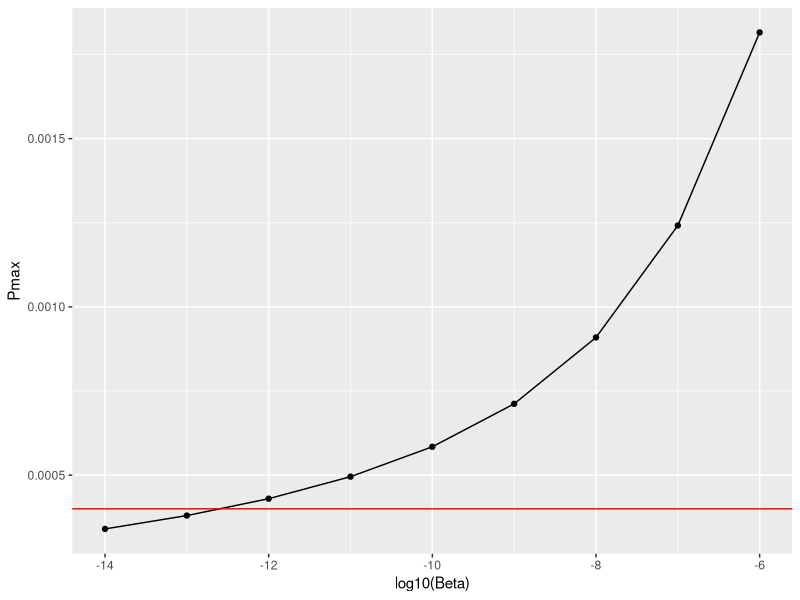

Write the R code that produced this figure.
library(ggplot2)

Isat  = 200.0
alpha = 3.75e-05


Pmax = function(beta) {
  a = alpha*Isat/log(1 + alpha/beta)
  b = alpha/(alpha + beta)
  c = beta/(alpha + beta)
  a*b*c^(beta/alpha)
}


x = 10^(-(14:6))

M = data.frame (
  Beta = x,
  Pmax = Pmax(x)
)

ggplot(M, aes(log10(Beta), Pmax)) +
  geom_line() +
  geom_point() +
  geom_hline(yintercept = 0.0004, colour="red")
  
